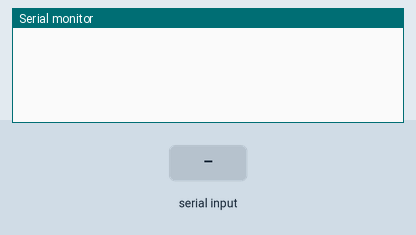
This sketch was run on a simulated Arduino Uno, built with avr-gcc and run on an emulated ATmega328P. On the bench: the last lines printed to the serial monitor. The test bench sets the inputs (shaded band).

Above: at 1.2 s.
1.3 s: byte 90 received over Serial
At 2.4 s:
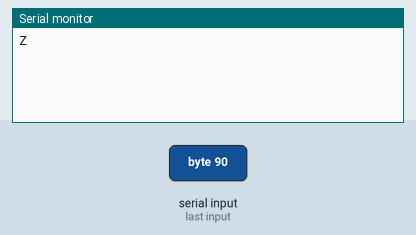
2.8 s: byte 120 received over Serial
At 3.5 s:
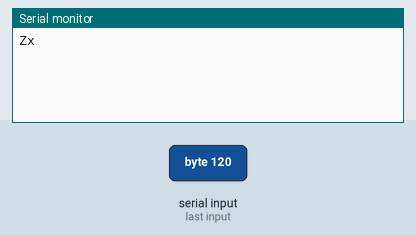

Measured:
- after the input at 1.3 s, the serial monitor: prints a new line at once (image 1)
- after the input at 2.8 s, the serial monitor: prints a new line at once (image 2)

The sketch:

z_main.ino
```cpp
void setup() {
  char inChar;
  Serial.begin(9600);
}


 char inByte;


void loop()
{

  delay(1);
  while (Serial.available()) {
    inByte = (char)Serial.read();
    }
  if((int)inByte > 64 ) {
  Serial.print((char)inByte);
  inByte = (char)Serial.read();
 }

}
```
